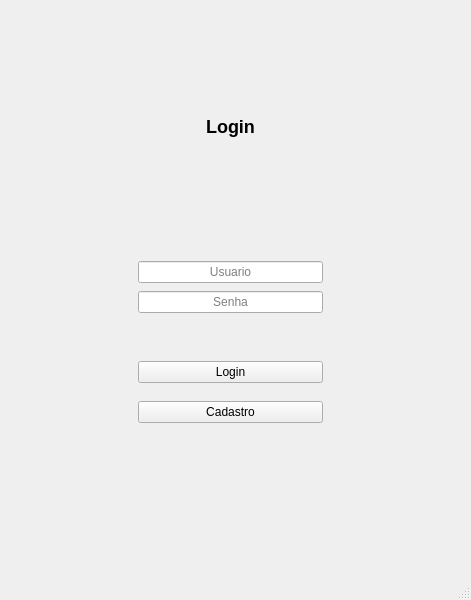
<?xml version="1.0" encoding="UTF-8"?>
<ui version="4.0">
 <class>TelaInicial</class>
 <widget class="QMainWindow" name="TelaInicial">
  <property name="geometry">
   <rect>
    <x>0</x>
    <y>0</y>
    <width>471</width>
    <height>600</height>
   </rect>
  </property>
  <property name="windowTitle">
   <string>TelaInicial</string>
  </property>
  <widget class="QWidget" name="centralwidget">
   <widget class="QWidget" name="">
    <property name="geometry">
     <rect>
      <x>130</x>
      <y>40</y>
      <width>201</width>
      <height>391</height>
     </rect>
    </property>
    <layout class="QVBoxLayout" name="verticalLayout">
     <property name="spacing">
      <number>8</number>
     </property>
     <property name="leftMargin">
      <number>8</number>
     </property>
     <property name="rightMargin">
      <number>8</number>
     </property>
     <property name="bottomMargin">
      <number>8</number>
     </property>
     <item>
      <widget class="QLabel" name="label">
       <property name="text">
        <string>&lt;html&gt;&lt;head/&gt;&lt;body&gt;&lt;h2 style=&quot; margin-top:16px; margin-bottom:12px; margin-left:0px; margin-right:0px; -qt-block-indent:0; text-indent:0px;&quot;&gt;&lt;span style=&quot; font-size:x-large; font-weight:700;&quot;&gt;Login&lt;/span&gt;&lt;/h2&gt;&lt;/body&gt;&lt;/html&gt;</string>
       </property>
       <property name="alignment">
        <set>Qt::AlignmentFlag::AlignCenter</set>
       </property>
      </widget>
     </item>
     <item>
      <spacer name="verticalSpacer_2">
       <property name="orientation">
        <enum>Qt::Orientation::Vertical</enum>
       </property>
       <property name="sizeType">
        <enum>QSizePolicy::Policy::Maximum</enum>
       </property>
       <property name="sizeHint" stdset="0">
        <size>
         <width>20</width>
         <height>40</height>
        </size>
       </property>
      </spacer>
     </item>
     <item>
      <widget class="QLineEdit" name="leUsuario">
       <property name="alignment">
        <set>Qt::AlignmentFlag::AlignCenter</set>
       </property>
       <property name="placeholderText">
        <string>Usuario</string>
       </property>
      </widget>
     </item>
     <item>
      <widget class="QLineEdit" name="leSenha">
       <property name="alignment">
        <set>Qt::AlignmentFlag::AlignCenter</set>
       </property>
       <property name="placeholderText">
        <string>Senha</string>
       </property>
      </widget>
     </item>
     <item>
      <spacer name="verticalSpacer">
       <property name="orientation">
        <enum>Qt::Orientation::Vertical</enum>
       </property>
       <property name="sizeType">
        <enum>QSizePolicy::Policy::Maximum</enum>
       </property>
       <property name="sizeHint" stdset="0">
        <size>
         <width>20</width>
         <height>40</height>
        </size>
       </property>
      </spacer>
     </item>
     <item>
      <widget class="QPushButton" name="btnLogin">
       <property name="text">
        <string>Login</string>
       </property>
      </widget>
     </item>
     <item>
      <spacer name="verticalSpacer_3">
       <property name="orientation">
        <enum>Qt::Orientation::Vertical</enum>
       </property>
       <property name="sizeType">
        <enum>QSizePolicy::Policy::Maximum</enum>
       </property>
       <property name="sizeHint" stdset="0">
        <size>
         <width>20</width>
         <height>10</height>
        </size>
       </property>
      </spacer>
     </item>
     <item>
      <widget class="QPushButton" name="btnCadastrar">
       <property name="text">
        <string>Cadastro</string>
       </property>
      </widget>
     </item>
    </layout>
   </widget>
  </widget>
  <widget class="QMenuBar" name="menubar">
   <property name="geometry">
    <rect>
     <x>0</x>
     <y>0</y>
     <width>471</width>
     <height>25</height>
    </rect>
   </property>
  </widget>
  <widget class="QStatusBar" name="statusbar"/>
 </widget>
 <resources/>
 <connections/>
</ui>
